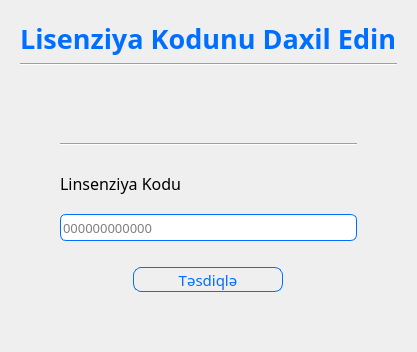
         <widget class="QWidget" name="license_page">
          <layout class="QVBoxLayout" name="verticalLayout_12">
           <item>
            <widget class="QWidget" name="license_widget" native="true">
             <property name="focusPolicy">
              <enum>Qt::NoFocus</enum>
             </property>
             <layout class="QVBoxLayout" name="verticalLayout_14">
              <item>
               <widget class="QLabel" name="label_license">
                <property name="font">
                 <font>
                  <family>Sans Serif</family>
                  <pointsize>20</pointsize>
                  <weight>75</weight>
                  <bold>true</bold>
                 </font>
                </property>
                <property name="focusPolicy">
                 <enum>Qt::NoFocus</enum>
                </property>
                <property name="styleSheet">
                 <string notr="true">background-color:transparent;
color:#006EFF;</string>
                </property>
                <property name="text">
                 <string>Lisenziya Kodunu Daxil Edin</string>
                </property>
               </widget>
              </item>
              <item>
               <widget class="Line" name="line_7">
                <property name="focusPolicy">
                 <enum>Qt::NoFocus</enum>
                </property>
                <property name="orientation">
                 <enum>Qt::Horizontal</enum>
                </property>
               </widget>
              </item>
              <item>
               <spacer name="verticalSpacer_13">
                <property name="focusPolicy">
                 <enum>Qt::NoFocus</enum>
                </property>
                <property name="orientation">
                 <enum>Qt::Vertical</enum>
                </property>
                <property name="sizeHint" stdset="0">
                 <size>
                  <width>20</width>
                  <height>40</height>
                 </size>
                </property>
               </spacer>
              </item>
              <item>
               <layout class="QGridLayout" name="gridLayout_3">
                <item row="0" column="0">
                 <spacer name="horizontalSpacer_10">
                  <property name="focusPolicy">
                   <enum>Qt::NoFocus</enum>
                  </property>
                  <property name="orientation">
                   <enum>Qt::Horizontal</enum>
                  </property>
                  <property name="sizeType">
                   <enum>QSizePolicy::Fixed</enum>
                  </property>
                  <property name="sizeHint" stdset="0">
                   <size>
                    <width>40</width>
                    <height>20</height>
                   </size>
                  </property>
                 </spacer>
                </item>
                <item row="0" column="1">
                 <layout class="QVBoxLayout" name="verticalLayout_13">
                  <item>
                   <layout class="QHBoxLayout" name="horizontalLayout_12">
                    <property name="leftMargin">
                     <number>0</number>
                    </property>
                    <item>
                     <widget class="QPushButton" name="button_copy">
                      <property name="minimumSize">
                       <size>
                        <width>0</width>
                        <height>25</height>
                       </size>
                      </property>
                      <property name="maximumSize">
                       <size>
                        <width>20</width>
                        <height>30</height>
                       </size>
                      </property>
                      <property name="font">
                       <font>
                        <family>Sans Serif</family>
                        <pointsize>11</pointsize>
                        <weight>50</weight>
                        <bold>false</bold>
                       </font>
                      </property>
                      <property name="cursor">
                       <cursorShape>PointingHandCursor</cursorShape>
                      </property>
                      <property name="focusPolicy">
                       <enum>Qt::NoFocus</enum>
                      </property>
                      <property name="toolTip">
                       <string>Kopyala - Ctrl+C</string>
                      </property>
                      <property name="layoutDirection">
                       <enum>Qt::LeftToRight</enum>
                      </property>
                      <property name="autoFillBackground">
                       <bool>false</bool>
                      </property>
                      <property name="styleSheet">
                       <string notr="true">QPushButton{
	color:#006EFF;
	border:1px solid transparent;
	border-radius:6px;
}

QPushButton:hover {
    background-color:rgb(216, 216, 216); 
}

QPushButton:pressed {
    background-color: white; 
}</string>
                      </property>
                      <property name="text">
                       <string/>
                      </property>
                      <property name="icon">
                       <iconset resource="resources.qrc">
                        <normaloff>:/icons/document_blue.png</normaloff>:/icons/document_blue.png</iconset>
                      </property>
                      <property name="iconSize">
                       <size>
                        <width>18</width>
                        <height>18</height>
                       </size>
                      </property>
                      <property name="shortcut">
                       <string>Ctrl+C</string>
                      </property>
                      <property name="checkable">
                       <bool>false</bool>
                      </property>
                      <property name="autoExclusive">
                       <bool>false</bool>
                      </property>
                     </widget>
                    </item>
                    <item>
                     <widget class="QLabel" name="label_processor_id">
                      <property name="font">
                       <font>
                        <family>Sans Serif</family>
                        <pointsize>11</pointsize>
                        <weight>50</weight>
                        <bold>false</bold>
                       </font>
                      </property>
                      <property name="focusPolicy">
                       <enum>Qt::NoFocus</enum>
                      </property>
                      <property name="styleSheet">
                       <string notr="true">background-color:transparent;</string>
                      </property>
                      <property name="text">
                       <string/>
                      </property>
                     </widget>
                    </item>
                   </layout>
                  </item>
                  <item>
                   <widget class="Line" name="line_8">
                    <property name="focusPolicy">
                     <enum>Qt::NoFocus</enum>
                    </property>
                    <property name="orientation">
                     <enum>Qt::Horizontal</enum>
                    </property>
                   </widget>
                  </item>
                  <item>
                   <spacer name="verticalSpacer_21">
                    <property name="focusPolicy">
                     <enum>Qt::NoFocus</enum>
                    </property>
                    <property name="orientation">
                     <enum>Qt::Vertical</enum>
                    </property>
                    <property name="sizeType">
                     <enum>QSizePolicy::Fixed</enum>
                    </property>
                    <property name="sizeHint" stdset="0">
                     <size>
                      <width>20</width>
                      <height>20</height>
                     </size>
                    </property>
                   </spacer>
                  </item>
                  <item>
                   <widget class="QLabel" name="label_license_code">
                    <property name="font">
                     <font>
                      <family>Sans Serif</family>
                      <pointsize>12</pointsize>
                      <weight>50</weight>
                      <bold>false</bold>
                     </font>
                    </property>
                    <property name="focusPolicy">
                     <enum>Qt::NoFocus</enum>
                    </property>
                    <property name="styleSheet">
                     <string notr="true">background-color:transparent;</string>
                    </property>
                    <property name="text">
                     <string>Linsenziya Kodu</string>
                    </property>
                   </widget>
                  </item>
                  <item>
                   <spacer name="verticalSpacer_20">
                    <property name="focusPolicy">
                     <enum>Qt::NoFocus</enum>
                    </property>
                    <property name="orientation">
                     <enum>Qt::Vertical</enum>
                    </property>
                    <property name="sizeType">
                     <enum>QSizePolicy::Fixed</enum>
                    </property>
                    <property name="sizeHint" stdset="0">
                     <size>
                      <width>20</width>
                      <height>13</height>
                     </size>
                    </property>
                   </spacer>
                  </item>
                  <item>
                   <widget class="QLineEdit" name="input_license">
                    <property name="minimumSize">
                     <size>
                      <width>200</width>
                      <height>0</height>
                     </size>
                    </property>
                    <property name="maximumSize">
                     <size>
                      <width>450</width>
                      <height>16777215</height>
                     </size>
                    </property>
                    <property name="font">
                     <font>
                      <family>Sans Serif</family>
                      <pointsize>10</pointsize>
                      <weight>50</weight>
                      <bold>false</bold>
                     </font>
                    </property>
                    <property name="focusPolicy">
                     <enum>Qt::StrongFocus</enum>
                    </property>
                    <property name="toolTip">
                     <string>Lisenziya kodunu daxil edin</string>
                    </property>
                    <property name="styleSheet">
                     <string notr="true">border:1px solid #006EFF;
background-color: rgb(255, 255, 255);
border-radius:6px;
height:25px
</string>
                    </property>
                    <property name="maxLength">
                     <number>50</number>
                    </property>
                    <property name="readOnly">
                     <bool>false</bool>
                    </property>
                    <property name="placeholderText">
                     <string>000000000000</string>
                    </property>
                    <property name="clearButtonEnabled">
                     <bool>true</bool>
                    </property>
                   </widget>
                  </item>
                  <item>
                   <spacer name="verticalSpacer_15">
                    <property name="focusPolicy">
                     <enum>Qt::NoFocus</enum>
                    </property>
                    <property name="orientation">
                     <enum>Qt::Vertical</enum>
                    </property>
                    <property name="sizeType">
                     <enum>QSizePolicy::Fixed</enum>
                    </property>
                    <property name="sizeHint" stdset="0">
                     <size>
                      <width>20</width>
                      <height>20</height>
                     </size>
                    </property>
                   </spacer>
                  </item>
                  <item>
                   <layout class="QHBoxLayout" name="horizontalLayout_11">
                    <item>
                     <spacer name="horizontalSpacer_12">
                      <property name="focusPolicy">
                       <enum>Qt::NoFocus</enum>
                      </property>
                      <property name="orientation">
                       <enum>Qt::Horizontal</enum>
                      </property>
                      <property name="sizeType">
                       <enum>QSizePolicy::Fixed</enum>
                      </property>
                      <property name="sizeHint" stdset="0">
                       <size>
                        <width>40</width>
                        <height>20</height>
                       </size>
                      </property>
                     </spacer>
                    </item>
                    <item>
                     <widget class="QPushButton" name="button_add_license">
                      <property name="minimumSize">
                       <size>
                        <width>40</width>
                        <height>25</height>
                       </size>
                      </property>
                      <property name="maximumSize">
                       <size>
                        <width>150</width>
                        <height>28</height>
                       </size>
                      </property>
                      <property name="font">
                       <font>
                        <family>Sans Serif</family>
                        <pointsize>11</pointsize>
                        <weight>50</weight>
                        <bold>false</bold>
                       </font>
                      </property>
                      <property name="cursor">
                       <cursorShape>PointingHandCursor</cursorShape>
                      </property>
                      <property name="focusPolicy">
                       <enum>Qt::StrongFocus</enum>
                      </property>
                      <property name="toolTip">
                       <string>Enter</string>
                      </property>
                      <property name="layoutDirection">
                       <enum>Qt::LeftToRight</enum>
                      </property>
                      <property name="autoFillBackground">
                       <bool>false</bool>
                      </property>
                      <property name="styleSheet">
                       <string notr="true">QPushButton{
	color:#006EFF;
	border:1px solid #006EFF;
	border-radius:8px;
}

QPushButton:hover {
    background-color:rgb(216, 216, 216); 
}

QPushButton:pressed {
    background-color: white; 
}</string>
                      </property>
                      <property name="text">
                       <string>Təsdiqlə</string>
                      </property>
                      <property name="iconSize">
                       <size>
                        <width>18</width>
                        <height>18</height>
                       </size>
                      </property>
                      <property name="shortcut">
                       <string>Return</string>
                      </property>
                      <property name="checkable">
                       <bool>false</bool>
                      </property>
                      <property name="autoExclusive">
                       <bool>false</bool>
                      </property>
                     </widget>
                    </item>
                    <item>
                     <spacer name="horizontalSpacer_13">
                      <property name="focusPolicy">
                       <enum>Qt::NoFocus</enum>
                      </property>
                      <property name="orientation">
                       <enum>Qt::Horizontal</enum>
                      </property>
                      <property name="sizeType">
                       <enum>QSizePolicy::Fixed</enum>
                      </property>
                      <property name="sizeHint" stdset="0">
                       <size>
                        <width>40</width>
                        <height>20</height>
                       </size>
                      </property>
                     </spacer>
                    </item>
                   </layout>
                  </item>
                 </layout>
                </item>
                <item row="0" column="2">
                 <spacer name="horizontalSpacer_11">
                  <property name="focusPolicy">
                   <enum>Qt::NoFocus</enum>
                  </property>
                  <property name="orientation">
                   <enum>Qt::Horizontal</enum>
                  </property>
                  <property name="sizeType">
                   <enum>QSizePolicy::Fixed</enum>
                  </property>
                  <property name="sizeHint" stdset="0">
                   <size>
                    <width>40</width>
                    <height>20</height>
                   </size>
                  </property>
                 </spacer>
                </item>
               </layout>
              </item>
              <item>
               <spacer name="verticalSpacer_14">
                <property name="focusPolicy">
                 <enum>Qt::NoFocus</enum>
                </property>
                <property name="orientation">
                 <enum>Qt::Vertical</enum>
                </property>
                <property name="sizeHint" stdset="0">
                 <size>
                  <width>20</width>
                  <height>40</height>
                 </size>
                </property>
               </spacer>
              </item>
             </layout>
            </widget>
           </item>
          </layout>
         </widget>
